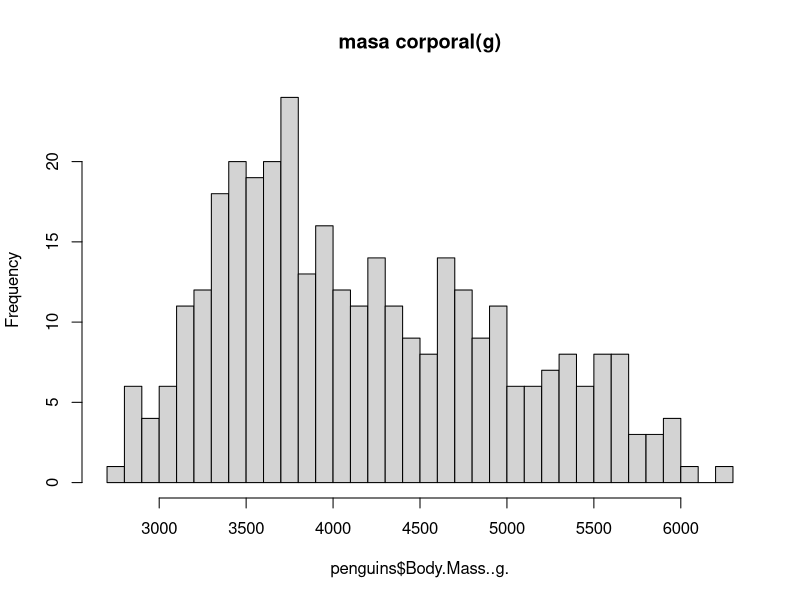
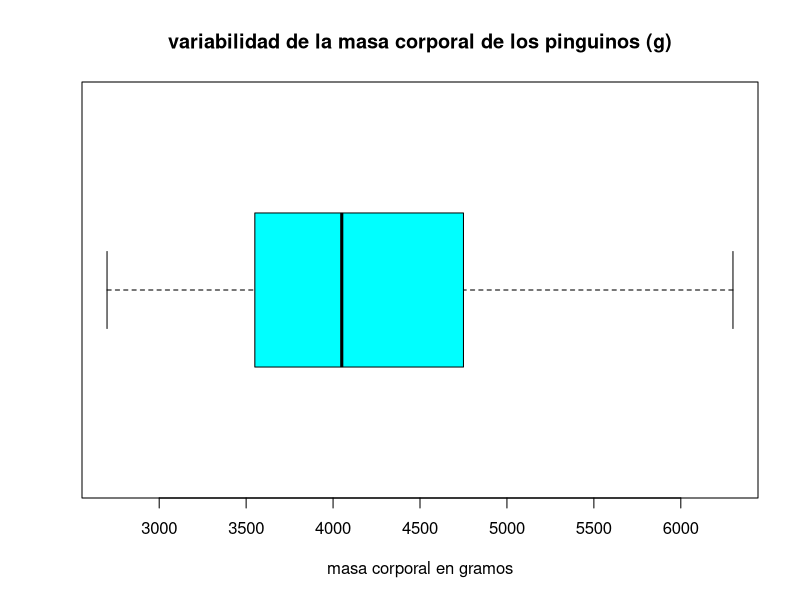
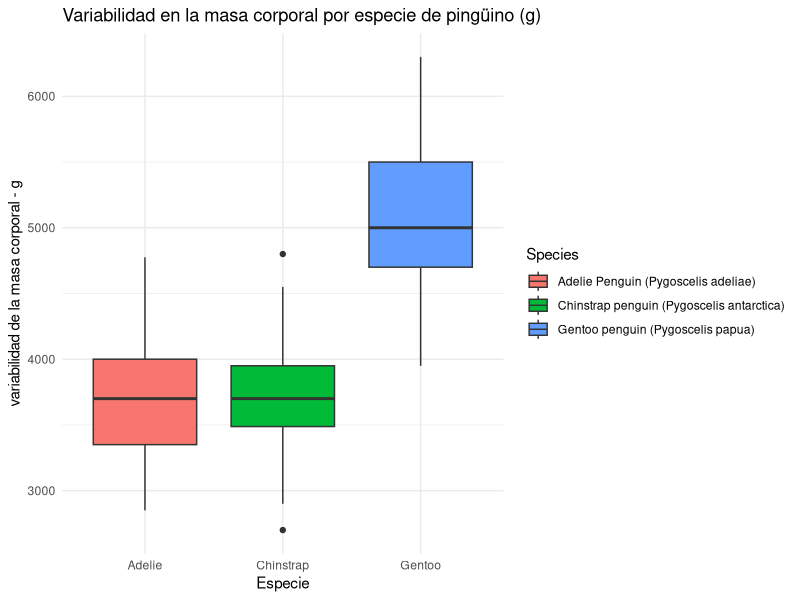
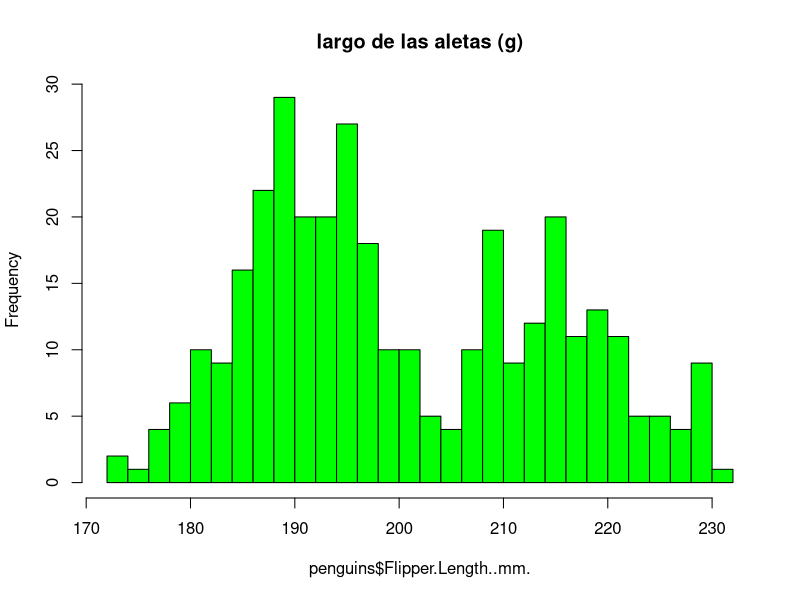
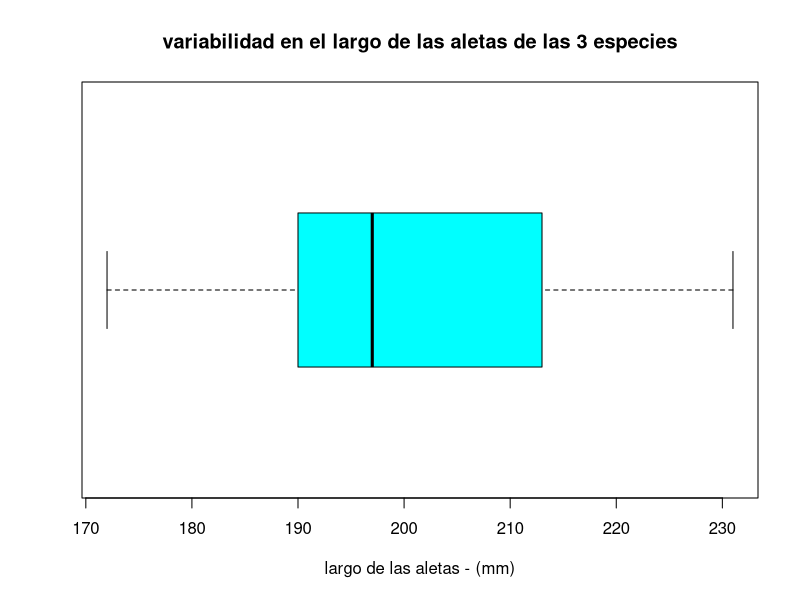
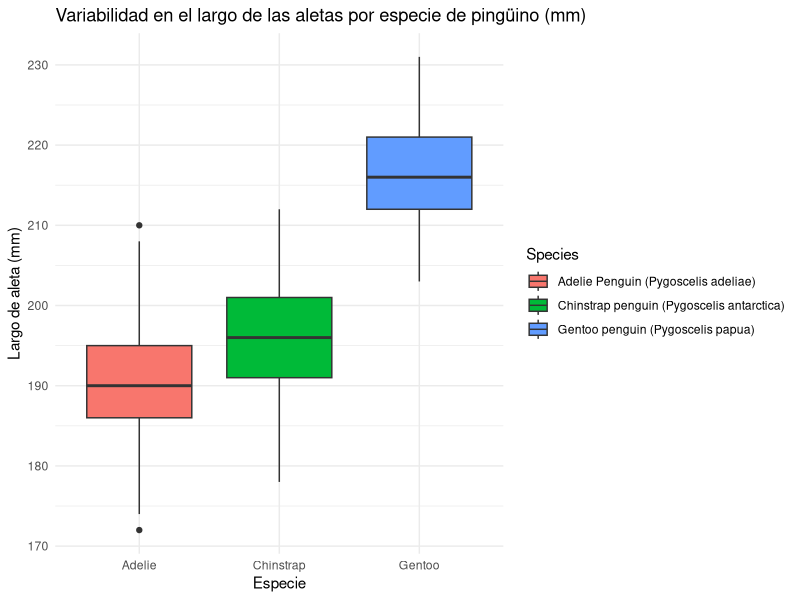
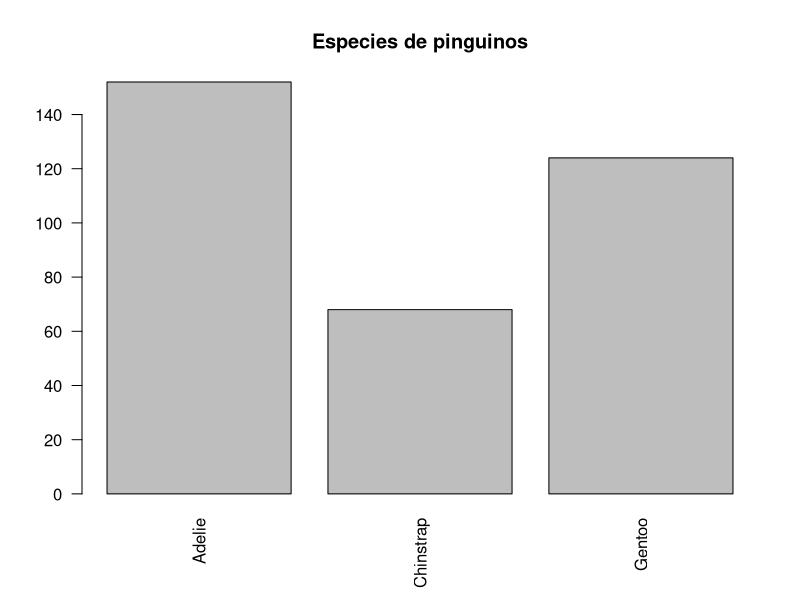
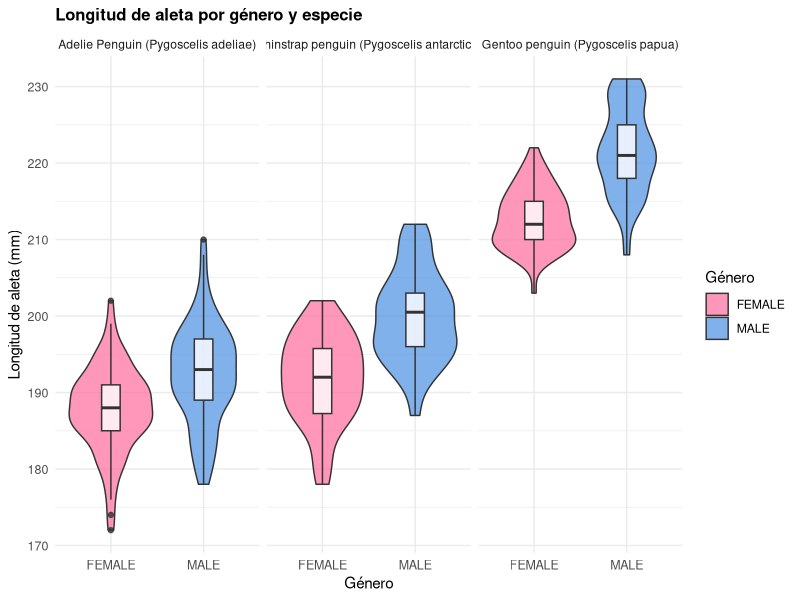

R code for these plots, in order:
#si no están isntaladas ejecuta esto
librerias <- c("readr", "readxl", "ggplot2", "tidyr", "dplyr", "lmtest", "gridExtra")
for (lib in librerias) {
  if (!require(lib, character.only = TRUE)) {
    install.packages(lib)
    library(lib, character.only = TRUE)
  }
}

#librerías para cargar la data 
library(readr)
library(readxl)

#librerías para exploración y limpieza
library(ggplot2)
library(tidyr)
library(dplyr)
library(gridExtra)

#lmtest: contiene diferentes pruebas para verificar asunciones como homocedasticidad, independencia, etc.
library(lmtest)


raw_data <- read_excel("6_penguins_lter.xlsx", col_names = FALSE)

penguins <- read.csv(text = paste(raw_data[[1]], collapse = "\n"),
                     stringsAsFactors = FALSE)

#Depurar registros problemáticos en Sex
penguins <- penguins %>%
  mutate(
    Sex = na_if(Sex, ""),   
    Sex = na_if(Sex, ".")   
  )

penguins %>%
  count(Sex, name = "n")

# ================================ #
# Análisis exploratorio de datos #
# ================================ #

# checklist: agregar una respuesta cuando se haya definido en la asignación del av

# ¿Cuál será la variable variable objetivo (Y)? (cuantitativa continua)
# ¿Cuál será la variable predictora (X)? (cuantitativa)
# ¿Cuál será la  variable de agrupación? (categórica)
# ¿Hay relación lineal visible entre X e Y?
# ¿Cuántos datos faltantes tengo y en qué variables?
# ¿Cuál es la justificación teórica para elegir estas variables?

# "==== estructura del data-set ===== \n"
glimpse(penguins)
#====================================================

# "==== dimensiones del data-set ===== \n"
dim(penguins)
#====================================================

# "==== nombres de las columnas/variables ===== \n"
names(penguins)
#====================================================

# "==== primeros 10 registros ===== \n"
head(penguins, 10)
#====================================================

# "==== valores faltantes ===== \n"
colSums(is.na(penguins))
#====================================================

#valores de body mass
penguins[["Body.Mass..g."]]
#====================================================

#valores nulos de body mass
sum(is.na(penguins[["Body.Mass..g."]])) #342 de 344 registros completos 
#====================================================

#filas duplicadas
filasDuplicadas <- sum(duplicated(penguins))
cat("Número de filas duplicadas en el data-set: ", filasDuplicadas)
#====================================================

# "==== resumen estadístico ===== \n"
summary(penguins)

# lo que muestra:
#   resumen genérico de:
#   Variables numéricas: Muestra el valor mínimo, el primer cuartil (25%),
#   la mediana, la media, el tercer cuartil (75%) y el valor máximo.
#   También avisa si hay datos perdidos (NA).Variables categóricas o factores:
#   Cuenta la frecuencia de cada categoría o nivel.Modelos estadísticos (ej. lm):
#   Presenta los coeficientes, el error estándar, los valores p y métricas como el R².
#====================================================
modelo <- lm(Body.Mass..g. ~ Flipper.Length..mm.,
             data = penguins)

#histograma, masa corporal
hist(penguins$Body.Mass..g.,
     breaks = 30,
     main = "masa corporal(g)")

#boxplot: masa del cuerpo
boxplot(penguins$Body.Mass..g.,
        xlab = "masa corporal en gramos",
        horizontal = TRUE,
        main = "variabilidad de la masa corporal de los pinguinos (g)",
        col = "cyan")

#boxplot: variabilidad de la masa corporal en gramos por especie
#uso de GGplot pq no me permitía colocar de forma nativa una grilla en el plot.
ggplot(penguins, aes(x = Species, y = `Body.Mass..g.`, fill = Species)) +
  geom_boxplot() +
  scale_x_discrete(labels = c("Adelie", "Chinstrap", "Gentoo")) +
  theme_minimal() +
  labs(title = "Variabilidad en la masa corporal por especie de pingüino (g)",
       x = "Especie",
       y = "variabilidad de la masa corporal - g")

#=========================== ALETAS - PINGUINOS ====================================================
#¿hay valores nulos en esta colmuna?
valoresNulosAletas <- sum(is.na(penguins[["Flipper.Length..mm."]])) #342 de 344 registros completos 
cat("valores nulos para la longitud de las aletas de los pinguinos (mm): ", valoresNulosAletas)

#histograma: largo de las aletas (mm)
hist(penguins$Flipper.Length..mm.,
     breaks = 30,
     main ="largo de las aletas (g)",
     col = "green")

#boxplot: variabilidad en el largo de las aletas
boxplot(penguins$Flipper.Length..mm.,
        xlab = "largo de las aletas - (mm)",
        main = "variabilidad en el largo de las aletas de las 3 especies",
        horizontal = TRUE,
        col = "cyan")

#boxplot: variabilidad del largo de las aletas por especie
#uso de GGplot pq no me permitía colocar de forma nativa una grilla en el plot.
ggplot(penguins, aes(x = Species, y = `Flipper.Length..mm.`, fill = Species)) +
  geom_boxplot() +
  scale_x_discrete(labels = c("Adelie", "Chinstrap", "Gentoo")) +
  theme_minimal() +
  labs(title = "Variabilidad en el largo de las aletas por especie de pingüino (mm)",
       x = "Especie",
       y = "Largo de aleta (mm)")

#barplot para visualizar categóricos
barplot(table(penguins$Species),
        main = "Especies de pinguinos",
        names.arg = c("Adelie", "Chinstrap", "Gentoo"),
        las = 2)

#combinando boxplot y violin
#el gráfico de violín permite visualizar cómo están distribuidos los datos alrededor de
#cierto cuartil, minimo o máximo
#https://mode.com/blog/violin-plot-examples
penguins_cleanNoNulls <- penguins %>% filter(!is.na(Sex))
ggplot(penguins_cleanNoNulls, aes(x = Sex, y = `Flipper.Length..mm.`, fill = Sex)) +
  geom_violin(alpha = 0.7) +
  geom_boxplot(width = 0.2, fill = "white", alpha = 0.8) +
  facet_wrap(~ Species) +
  labs(
    title = "Longitud de aleta por género y especie",
    x = "Género", 
    y = "Longitud de aleta (mm)",
    fill = "Género"
  ) +
  scale_fill_manual(values = c("FEMALE" = "#FF6B9D", "MALE" = "#4A90E2")) +
  theme_minimal() +
  theme(
    plot.title = element_text(size = 12, face = "bold"),
    axis.text = element_text(size = 9)
  )
  

#============= SUPUESTOS =========== #
residuos_base <- residuals(modelo)
ajustados_base <- fitted(modelo)
# ======================= 1.linealidad: =======================
# Garantizar que el modelo representa bien la relación real entre flipper length y body mass.
#E[Y | X = x] = β₀ + β₁
plot(penguins$Flipper.Length..mm., penguins$Body.Mass..g.,
     main = "Linealidad: Flipper Length vs Body Mass",
     xlab = "Flipper Length (mm)",
     ylab = "Body Mass (g)",
     pch = 19, col = rgb(0, 0, 0, 0.5))
abline(modelo, col = "red", lwd = 2)

# ======================= 2. media cero del error =======================
#Si el errormtuviera media ≠ 0, significa que β₀ está mal calibrado
#E[εᵢ] = 0
#media de los residuos
media_residuos_base <- mean(residuos_base)
print(media_residuos_base)
#prácticamente cero pero sale [1] -2.871907e-14 por redondeos de la pc

#prueba t para residuos
t.test(residuos_base, mu = 0)
#gráficamente
plot(residuos_base, main = "Residuos del modelo",
     ylab = "Residuos", xlab = "Índice",
     abline(h = 0, col = "red", lwd = 2))

#gráfica: residuos base vs ajustados
g1 <- ggplot(data.frame(ajustados_base, residuos_base), 
             aes(x = ajustados_base, y = residuos_base)) +
  geom_point(alpha = 0.6, color = "steelblue") +
  geom_hline(yintercept = 0, linetype = "dashed", color = "red") +
  geom_smooth(se = FALSE, color = "red", method = "loess") +
  labs(title = "Residuos vs Valores Ajustados - global",
       x = "Valores Predichos", y = "Residuos") +
  theme_minimal()

g2 <- ggplot(data.frame(residuos_base), aes(sample = residuos_base)) +
  stat_qq(alpha = 0.6, color = "steelblue") +
  stat_qq_line(color = "red") +
  labs(title = "Q-Q Plot-global", x = "Cuantiles Teóricos", y = "Cuantiles Muestra") +
  theme_minimal()
grid.arrange(g1, g2, ncol = 2)
#se observa una ligera curvatura U en la gráfica de valores residuales vs ajustados
#posible relación no lineal


# ======================= 3. Varianza residual constante (homocedasticidad) ======================= #
#Asegura que las estimaciones de β₁ y sus IC no están sesgados
#Var(εᵢ) = σ² ∀ i
bptest(modelo)
plot(modelo, which = 3)


# ======================= 4. Independencia de errores entre obeservaciones =======================
# Si hay autocorr., los EE se subestiman ylos p-values son inválidos.
#Cov(εᵢ, εⱼ) = 0 (i ≠ j)
dwtest(modelo)
plot(residuos_base, type = "l", main = "Residuos secuenciales",
     ylab = "Residuos", xlab = "Observación")
abline(h = 0, col = "red", lwd = 2)


# ======================= 5. normalidad =======================
#Necesaria solo para pruebas e IC con muestras pequeñas (n < 30).
#εᵢ ~ N(0, σ²)
#uso de shapiro wilk
shapiro.test(residuos_base)
plot(modelo, which = 2)
hist(residuos_base, breaks = 25, freq = FALSE, 
     main = "Histograma de residuos",
     xlab = "Residuos", ylab = "Densidad")




# ======= PLAN B ====== 
#debido a la ligera curvatura en la gráfica de residuos vs valores ajustados
#voy a studentizar los residuos del modelo base
residuos_student_base <- rstudent(modelo)

g3 <- ggplot(data.frame(ajustados_base, residuos_student_base), 
             aes(x = ajustados_base, y = residuos_student_base)) +
  geom_point(alpha = 0.6, color = "black") +
  geom_hline(yintercept = 0, linetype = "dashed", color = "red") +
  geom_smooth(se = FALSE, color = "red", method = "loess") +
  labs(title = "residuos studentizados vs Valores Ajustados - studentizado",
       x = "Valores Predichos", y = "Residuos") +
  theme_minimal()

g4 <- ggplot(data.frame(residuos_student_base), aes(sample = residuos_student_base)) +
  stat_qq(alpha = 0.6, color = "black") +
  stat_qq_line(color = "red") +
  labs(title = "Q-Q Plot-studentizado", x = "Cuantiles Teóricos", y = "Cuantiles Muestra") +
  theme_minimal()

grid.arrange(g3, g4, ncol = 2)


datos_modelo <- na.omit(penguins[, c("Body.Mass..g.", "Flipper.Length..mm.", "Species")])
#como se perdían las especies hay que reconvertir a factor
datos_modelo$Species <- as.factor(datos_modelo$Species)
nrow(datos_modelo)  # Debe ser 342
length(residuals(modelo))  # Debe ser 342

#data-set con 342 observaciones útiles planteadas inicialmente
datos_modelo$residuos <- residuals(modelo)
datos_modelo$ajustados <- fitted(modelo)

plot(datos_modelo$ajustados, datos_modelo$residuos,
     col = as.factor(datos_modelo$Species),
     main = "Residuos Modelo Base\n(coloreado por Species)",
     xlab = "Valores Predichos", 
     ylab = "Residuos",
     pch = 16,  # Puntos más visibles
     cex = 1.2)
abline(h = 0, col = "black", lty = 2, lwd = 2)

legend("topright", 
       legend = levels(datos_modelo$Species),
       col = 1:nlevels(as.factor(datos_modelo$Species)),
       pch = 16,
       cex = 0.9,
       title = "Species")

#con esto confirmamos que el efecto U de la gráfica de los residuos vs ajustados
#se debe a el hecho de sobreponer 3 grupos con diferentes interceptos y rangos de
#predicción, se sugiere que la variable "Species" sea includia en el modelo


#modelo ancova:
#1: sin interacción:
#modelo clásico que combina un factor categórico y una variable cuantitativa 
#(covariable) para explicar una variable dependiente, asumiendo que el efecto
#de la covariable es idéntico en todos los grupos

modelo_ancova_no_interaction <- lm(Body.Mass..g. ~ Flipper.Length..mm. + Species,
                    data = penguins_cleanNoNulls)

cat("\nEcuación estimada:\n")
print(summary(modelo_ancova_no_interaction))

cat("\nEcuación estimada: modelo convencional \n")
print(summary(modelo))

#residuos y valores ajustados nuevos:
residuos_modelo_ancova <- residuals(modelo_ancova_no_interaction)
ajustados_modelo_ancova <- fitted(modelo_ancova_no_interaction)

#graficos de los residuos del modelo ancova sin interacción:
g5 <- ggplot(data.frame(ajustados_modelo_ancova, residuos_modelo_ancova), 
             aes(x = ajustados_modelo_ancova, y = residuos_modelo_ancova)) +
  geom_point(alpha = 0.6, color = "black") +
  geom_hline(yintercept = 0, linetype = "dashed", color = "red") +
  geom_smooth(se = FALSE, color = "red", method = "loess") +
  labs(title = "residuos studentizados vs Valores Ajustados - modelo ancova",
       x = "Valores Predichos", y = "Residuos") +
  theme_minimal()

g6 <- ggplot(data.frame(residuos_modelo_ancova), aes(sample = residuos_modelo_ancova)) +
  stat_qq(alpha = 0.6, color = "black") +
  stat_qq_line(color = "red") +
  labs(title = "Q-Q Plot-ancova", x = "Cuantiles Teóricos", y = "Cuantiles Muestra") +
  theme_minimal()

grid.arrange(g5, g6, ncol = 2)

#voy a intentar studentizar los residuos ancova a ver que sale:
residuos_student_ancova <- rstudent(modelo_ancova_no_interaction)

g7 <- ggplot(data.frame(ajustados_modelo_ancova, residuos_student_ancova), 
             aes(x = ajustados_modelo_ancova, y = residuos_student_ancova)) +
  geom_point(alpha = 0.6, color = "black") +
  geom_hline(yintercept = 0, linetype = "dashed", color = "red") +
  geom_smooth(se = FALSE, color = "red", method = "loess") +
  labs(title = "residuos studentizados vs Valores Ajustados - modelo ancova",
       x = "Valores Predichos", y = "Residuos") +
  theme_minimal()

g8 <- ggplot(data.frame(residuos_student_ancova), aes(sample = residuos_student_ancova)) +
  stat_qq(alpha = 0.6, color = "black") +
  stat_qq_line(color = "red") +
  labs(title = "Q-Q Plot-ancova", x = "Cuantiles Teóricos", y = "Cuantiles Muestra") +
  theme_minimal()

grid.arrange(g7, g8, ncol = 2)

#lo único que hace studentizar es cambiar la escala, por ahora mejoró un poco la curva, pero hay que seguir
#trabajando en minimizarla
